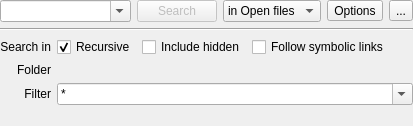
<?xml version="1.0" encoding="UTF-8"?>
<ui version="4.0">
 <class>SearchDialog</class>
 <widget class="QWidget" name="SearchDialog">
  <property name="geometry">
   <rect>
    <x>0</x>
    <y>0</y>
    <width>413</width>
    <height>126</height>
   </rect>
  </property>
  <layout class="QGridLayout" name="gridLayout" columnstretch="1,0,0,0,0">
   <property name="margin">
    <number>0</number>
   </property>
   <item row="0" column="0">
    <widget class="KComboBox" name="searchCombo">
     <property name="editable">
      <bool>true</bool>
     </property>
     <property name="autoCompletion">
      <bool>false</bool>
     </property>
    </widget>
   </item>
   <item row="0" column="3">
    <widget class="QToolButton" name="optionsButton">
     <property name="text">
      <string>Options</string>
     </property>
     <property name="popupMode">
      <enum>QToolButton::InstantPopup</enum>
     </property>
     <property name="toolButtonStyle">
      <enum>Qt::ToolButtonTextBesideIcon</enum>
     </property>
    </widget>
   </item>
   <item row="0" column="4">
    <widget class="QToolButton" name="displayOptions">
     <property name="text">
      <string>...</string>
     </property>
     <property name="checkable">
      <bool>true</bool>
     </property>
     <property name="autoRaise">
      <bool>false</bool>
     </property>
    </widget>
   </item>
   <item row="1" column="0" colspan="5">
    <widget class="QStackedWidget" name="stackedWidget">
     <property name="currentIndex">
      <number>1</number>
     </property>
     <widget class="QWidget" name="page">
      <layout class="QVBoxLayout" name="verticalLayout">
       <property name="margin">
        <number>0</number>
       </property>
       <item>
        <widget class="QTreeWidget" name="searchResults">
         <property name="autoScroll">
          <bool>false</bool>
         </property>
         <property name="editTriggers">
          <set>QAbstractItemView::NoEditTriggers</set>
         </property>
         <property name="alternatingRowColors">
          <bool>true</bool>
         </property>
         <property name="rootIsDecorated">
          <bool>false</bool>
         </property>
         <property name="uniformRowHeights">
          <bool>true</bool>
         </property>
         <property name="itemsExpandable">
          <bool>false</bool>
         </property>
         <property name="allColumnsShowFocus">
          <bool>true</bool>
         </property>
         <property name="expandsOnDoubleClick">
          <bool>false</bool>
         </property>
         <attribute name="headerStretchLastSection">
          <bool>false</bool>
         </attribute>
         <column>
          <property name="text">
           <string notr="true">File</string>
          </property>
         </column>
         <column>
          <property name="text">
           <string notr="true">Line</string>
          </property>
         </column>
         <column>
          <property name="text">
           <string>Text</string>
          </property>
         </column>
        </widget>
       </item>
      </layout>
     </widget>
     <widget class="QWidget" name="page_2">
      <layout class="QGridLayout" name="gridLayout_3">
       <property name="margin">
        <number>0</number>
       </property>
       <item row="7" column="1">
        <widget class="QLabel" name="folderLabel">
         <property name="text">
          <string>Folder</string>
         </property>
         <property name="alignment">
          <set>Qt::AlignRight|Qt::AlignTrailing|Qt::AlignVCenter</set>
         </property>
         <property name="buddy">
          <cstring>searchFolder</cstring>
         </property>
        </widget>
       </item>
       <item row="10" column="1">
        <widget class="QLabel" name="filterLabel">
         <property name="text">
          <string>Filter</string>
         </property>
         <property name="alignment">
          <set>Qt::AlignRight|Qt::AlignTrailing|Qt::AlignVCenter</set>
         </property>
         <property name="buddy">
          <cstring>filterCombo</cstring>
         </property>
        </widget>
       </item>
       <item row="10" column="2" colspan="5">
        <widget class="KComboBox" name="filterCombo">
         <property name="editable">
          <bool>true</bool>
         </property>
         <property name="insertPolicy">
          <enum>QComboBox::InsertAtTop</enum>
         </property>
         <item>
          <property name="text">
           <string>*</string>
          </property>
         </item>
        </widget>
       </item>
       <item row="11" column="2">
        <spacer name="verticalSpacer">
         <property name="orientation">
          <enum>Qt::Vertical</enum>
         </property>
         <property name="sizeHint" stdset="0">
          <size>
           <width>20</width>
           <height>40</height>
          </size>
         </property>
        </spacer>
       </item>
       <item row="3" column="1">
        <widget class="QLabel" name="label_4">
         <property name="text">
          <string>Search in</string>
         </property>
         <property name="alignment">
          <set>Qt::AlignRight|Qt::AlignTrailing|Qt::AlignVCenter</set>
         </property>
        </widget>
       </item>
       <item row="3" column="5" colspan="2">
        <spacer name="horizontalSpacer">
         <property name="orientation">
          <enum>Qt::Horizontal</enum>
         </property>
         <property name="sizeHint" stdset="0">
          <size>
           <width>40</width>
           <height>20</height>
          </size>
         </property>
        </spacer>
       </item>
       <item row="7" column="2" colspan="5">
        <widget class="KUrlRequester" name="searchFolder">
         <property name="mode">
          <set>KFile::Directory|KFile::ExistingOnly|KFile::LocalOnly</set>
         </property>
        </widget>
       </item>
       <item row="1" column="1" colspan="6">
        <widget class="Line" name="line">
         <property name="orientation">
          <enum>Qt::Horizontal</enum>
         </property>
        </widget>
       </item>
       <item row="3" column="2">
        <widget class="QCheckBox" name="recursiveCheckBox">
         <property name="text">
          <string>Recursive</string>
         </property>
         <property name="checked">
          <bool>true</bool>
         </property>
        </widget>
       </item>
       <item row="3" column="3">
        <widget class="QCheckBox" name="hiddenCheckBox">
         <property name="text">
          <string>Include hidden</string>
         </property>
        </widget>
       </item>
       <item row="3" column="4">
        <widget class="QCheckBox" name="symLinkCheckBox">
         <property name="text">
          <string>Follow symbolic links</string>
         </property>
        </widget>
       </item>
      </layout>
     </widget>
    </widget>
   </item>
   <item row="0" column="1">
    <widget class="KPushButton" name="searchButton">
     <property name="enabled">
      <bool>false</bool>
     </property>
     <property name="text">
      <string>Search</string>
     </property>
    </widget>
   </item>
   <item row="0" column="2">
    <widget class="QStackedWidget" name="locationStop">
     <property name="currentIndex">
      <number>0</number>
     </property>
     <widget class="QWidget" name="page_3">
      <layout class="QHBoxLayout" name="horizontalLayout">
       <property name="margin">
        <number>0</number>
       </property>
       <item>
        <widget class="KComboBox" name="searchPlaceCombo">
         <item>
          <property name="text">
           <string>in Open files</string>
          </property>
         </item>
         <item>
          <property name="text">
           <string>in Folder</string>
          </property>
         </item>
        </widget>
       </item>
      </layout>
     </widget>
     <widget class="QWidget" name="page_4">
      <layout class="QHBoxLayout" name="horizontalLayout_2">
       <property name="margin">
        <number>0</number>
       </property>
       <item>
        <widget class="KPushButton" name="stopButton">
         <property name="text">
          <string>Stop</string>
         </property>
        </widget>
       </item>
      </layout>
     </widget>
    </widget>
   </item>
  </layout>
 </widget>
 <customwidgets>
  <customwidget>
   <class>KUrlRequester</class>
   <extends>QFrame</extends>
   <header>kurlrequester.h</header>
  </customwidget>
  <customwidget>
   <class>KPushButton</class>
   <extends>QPushButton</extends>
   <header>kpushbutton.h</header>
  </customwidget>
  <customwidget>
   <class>KComboBox</class>
   <extends>QComboBox</extends>
   <header>kcombobox.h</header>
  </customwidget>
 </customwidgets>
 <tabstops>
  <tabstop>searchCombo</tabstop>
  <tabstop>searchButton</tabstop>
  <tabstop>optionsButton</tabstop>
  <tabstop>displayOptions</tabstop>
  <tabstop>searchFolder</tabstop>
  <tabstop>filterCombo</tabstop>
  <tabstop>searchResults</tabstop>
 </tabstops>
 <resources/>
 <connections>
  <connection>
   <sender>searchCombo</sender>
   <signal>returnPressed()</signal>
   <receiver>searchButton</receiver>
   <slot>click()</slot>
   <hints>
    <hint type="sourcelabel">
     <x>121</x>
     <y>15</y>
    </hint>
    <hint type="destinationlabel">
     <x>260</x>
     <y>16</y>
    </hint>
   </hints>
  </connection>
 </connections>
</ui>
